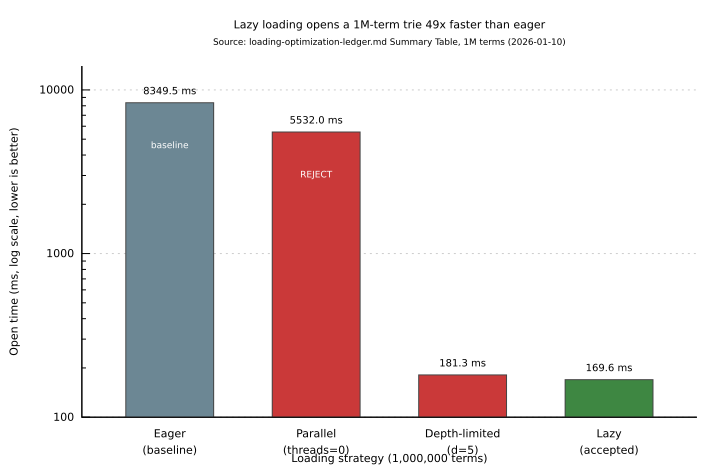

Write the gnuplot code that produced this figure.
# Self-contained gnuplot script. Rendered in-place by scripts/render-diagrams.sh
# to loading-strategy-comparison.svg. Output basename MUST equal script basename.
set terminal svg size 720,470 font 'DejaVu Sans,11' background rgb 'white'
set output 'loading-strategy-comparison.svg'

set title "Lazy loading opens a 1M-term trie 49x faster than eager\n{/*0.8 Source: loading-optimization-ledger.md Summary Table, 1M terms (2026-01-10)}"
set ylabel "Open time (ms, log scale, lower is better)"
set xlabel "Loading strategy (1,000,000 terms)"

set style fill solid 0.92 border rgb '#444444'
set boxwidth 0.6
set logscale y 10
set yrange [100:14000]
set grid ytics lc rgb '#cccccc' lw 1
unset key
set border 3
set xtics nomirror
set ytics nomirror

# 1 red = REJECTED, 2 green = ACCEPTED (the chosen default), 3 grey = baseline.
# lc rgb variable reads a packed 0xRRGGBB integer (NOT a hex string).
mycolor(i) = (i == 1) ? 0xC62828 : (i == 2) ? 0x2E7D32 : 0x607D8B

plot 'loading-strategy-comparison.dat' using 1:3:(mycolor($4)):xtic(2) with boxes lc rgb variable notitle, \
     '' using 1:($3*1.18):(sprintf("%.1f ms", $3)) with labels font 'DejaVu Sans,10' notitle, \
     '' using 1:($3*0.55):5 with labels font 'DejaVu Sans,9' tc rgb 'white' notitle
